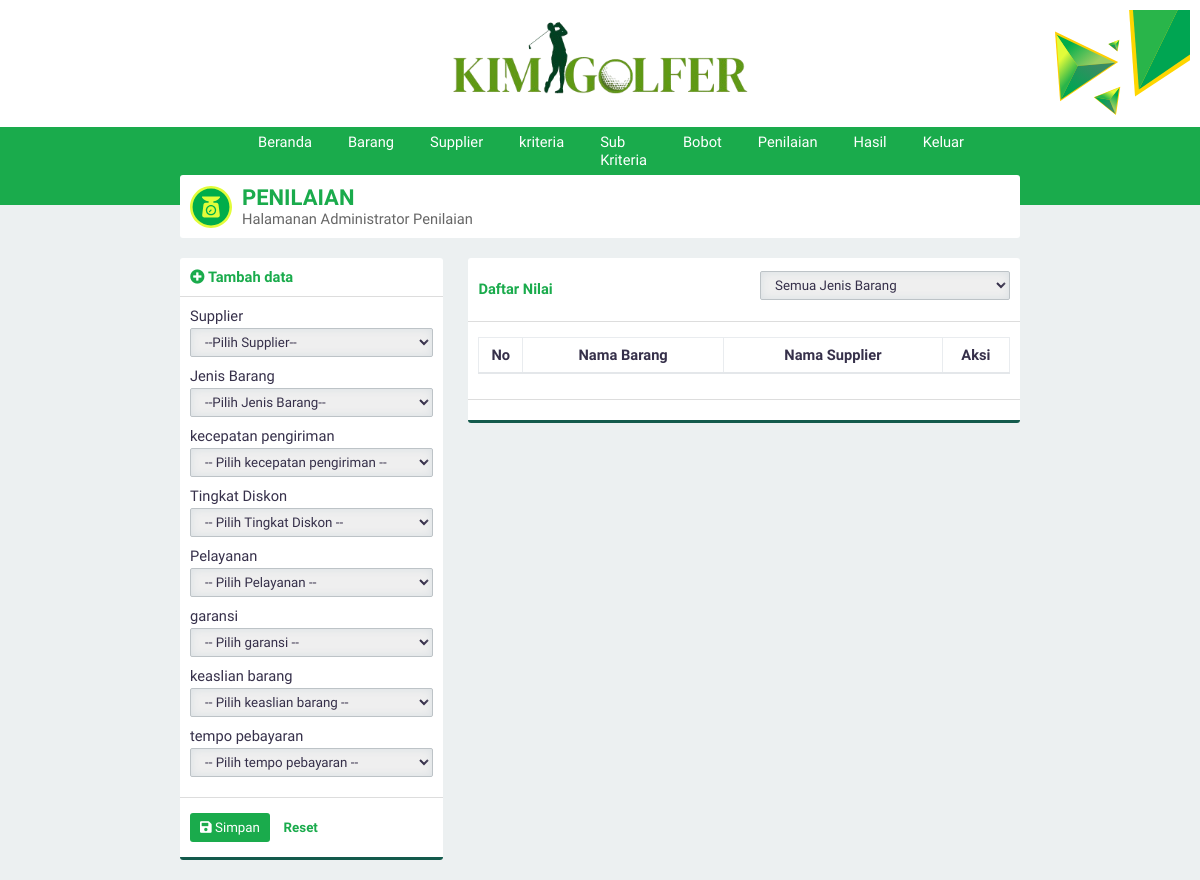
Page /?page=penilaian (signed in) on the committed database.
### tables this page shows
CREATE TABLE `kriteria` (
  `id_kriteria` int(3) NOT NULL,
  `namaKriteria` varchar(30) NOT NULL,
  `sifat` enum('Benefit','Cost') NOT NULL
);

### page/tambahnilai.php (the view, shortened to what this page needs)
<div class="panel-top">
    <b class="text-green"><i class="fa fa-plus-circle text-green"></i> Tambah data</b>
</div>
<form id="form" action="./proses/prosestambah.php" method="POST">
    <div class="panel-middle">
        <div class="group-input">
            <label for="supplier">Supplier</label>
            <select class="form-custom" required name="supplier" id="supplier">
                <option selected disabled>--Pilih Supplier--</option>
            </select>
        </div>
        <div class="group-input">
            <label for="barang">Jenis Barang</label>
            <select class="form-custom" required name="barang" id="barang">
                <option selected disabled>--Pilih Jenis Barang--</option>
            </select>
        </div>
        <?php
        $query="SELECT * FROM kriteria";
        $execute=$konek->query($query);
        if ($execute->num_rows > 0){
            while($data=$execute->fetch_array(MYSQLI_ASSOC)){
                echo "<div class=\"group-input\">";
                echo "<label for=\"nilai\">$data[namaKriteria]</label>";
                echo "<select class=\"form-custom\" required name=\"nilai[]\" id=\"nilai\">";
                echo "<option disabled selected>-- Pilih $data[namaKriteria] --</option>";
                echo "</select></div>";
            }
        }
        ?>
    </div>
    <div class="panel-bottom">
        <button type="submit" id="buttonsimpan" class="btn btn-green"><i class="fa fa-save"></i> Simpan</button>
        <button type="reset" id="buttonreset" class="btn btn-second">Reset</button>
    </div>
</form>

### asset/css/style.css (style rules this page uses)
* { padding: 0; margin: 0; font-family: 'Work Sans', sans-serif; color: #36304A; font-weight: 500; letter-spacing: normal; }
b, h1, h2, h3, h4, h5 { padding: 0; font-weight: 600 !important; margin: 0.83em 0em; }
.text-green { color: #1aab4c !important; }
input, select { border: none; width: 100%; }
.form-custom { padding: 5px 10px; border: solid 1px #BDC3C7; -webkit-border-radius: 2px; -moz-border-radius: 2px; border-radius: 2px; box-sizing: border-box; box-shadow: inset 0 0 8px #d9dfe3; margin: 3px 0 10px 0; }
.btn { border: none; -webkit-padding: 7px 10px; -o-padding: 7px 10px; -moz-padding: 7px 10px; padding: 7px 10px; border-radius: 3px; margin: 5px 0px; display: inline-block; cursor: pointer; font-size: 10pt !important; }
.btn i { color: white !important; }
.btn-green { background-color: #1aab4c; color: white !important; }
.btn-second { background-color: transparent; color: #1aab4c; font-weight: 600; }
.panel-top { padding: 10px; box-sizing: padding-box; border-bottom: solid 1px #dddddd; }
.panel-middle { padding: 10px; box-sizing: padding-box; }
.panel-bottom { padding: 10px; border-bottom: solid 3px #135a4c; border-top: solid 1px #dddddd; }
body { background-color: #ECF0F1; display: flex; width: 100vw; height: 100vh; align-items: center; flex-direction: column; overflow-x: hidden; font-size: 11pt; }

### rows in the picture
kriteria: namaKriteria "kecepatan pengiriman"
kriteria: namaKriteria "Tingkat Diskon"
kriteria: namaKriteria "Pelayanan"
kriteria: namaKriteria "garansi"
kriteria: namaKriteria "keaslian barang"
kriteria: namaKriteria "tempo pebayaran"
